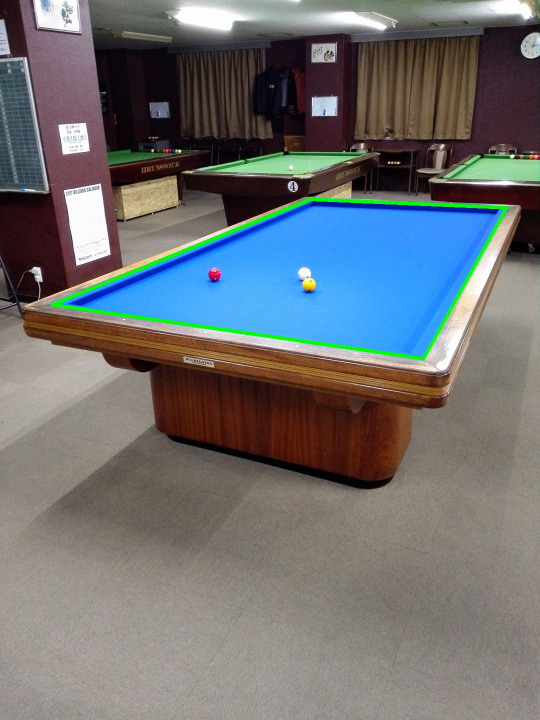
#> input picture table_with_corners.jpg, 1080 x 1440 px (shown at 1/2 size)
$ python -i get_corner_points.py   (imports and definitions only)
#> lines starting #> are read from the running program, lines starting #| are printed output that depends on the picture; after the words box and inside, x2 and y2 are one past the last pixel; in counts of white or black regions, pixels touching at a corner belong together
#> further down, picture is the input picture: shape (1440, 1080, 3); mean B, G, R 113.2, 111.6, 109.8
import cv2
import numpy as np

from constants import COLOR_RANGE

# 画像から、ビリヤード台の四隅を返す
def get_corner_points(cv_image_original):
    # この関数内で加工するため、コピーする
    cv_image = cv_image_original.copy()

    # 輪郭を検出するための準備：前処理としてマスク画像を取得する
    hsv = cv2.cvtColor(cv_image, cv2.COLOR_BGR2HSV)
#> hsv: shape (1440, 1080, 3); mean H, S, V 52.8, 82.1, 133.2
    lower_blue = np.array(COLOR_RANGE["table"]["lower"])  # 青色のHSV範囲の下限
    upper_blue = np.array(COLOR_RANGE["table"]["upper"])  # 青色のHSV範囲の上限191
    mask = cv2.inRange(hsv, lower_blue, upper_blue)
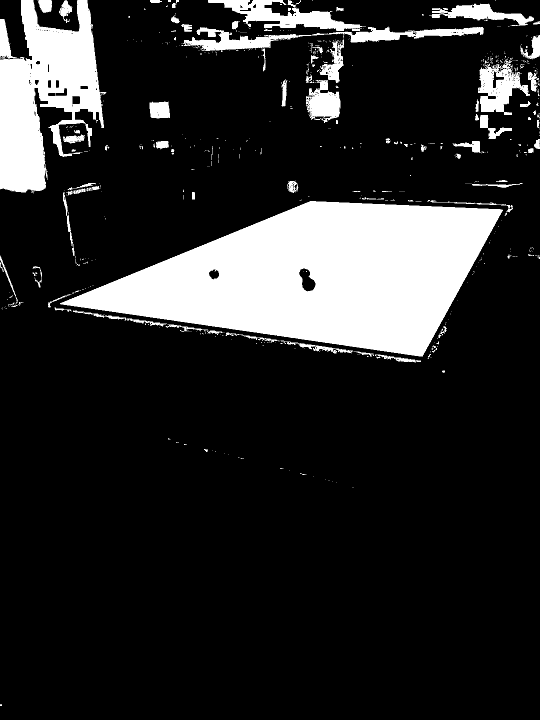
#> mask: shape (1440, 1080) (shown at 1/2 size); 16.4% white; 600 white regions (501 under 20 px)
    output_path = './tmp/corner_mask.jpg'
    cv2.imwrite(output_path, mask)
    contours, _ = cv2.findContours(mask.copy(), cv2.RETR_EXTERNAL, cv2.CHAIN_APPROX_SIMPLE)
#> contours = 597 contours, 522 with area under 20; largest, box (x1, y1, x2, y2) and area: (120, 402, 1006, 713) 158820, (0, 0, 213, 387) 45688, (365, 53, 968, 104) 8015, (416, 0, 732, 62) 7218, (956, 117, 1060, 230) 5970
    cv_image_contours = cv_image_original.copy()
    #for cont in contours:
    #    print(cont)
    #    cv2.circle(cv_image_contours, (int(cont[0]), int(cont[1])), 1, (0,255,0), 1)
    cv2.drawContours(cv_image_contours, contours, -1, (0,0,0), 1)
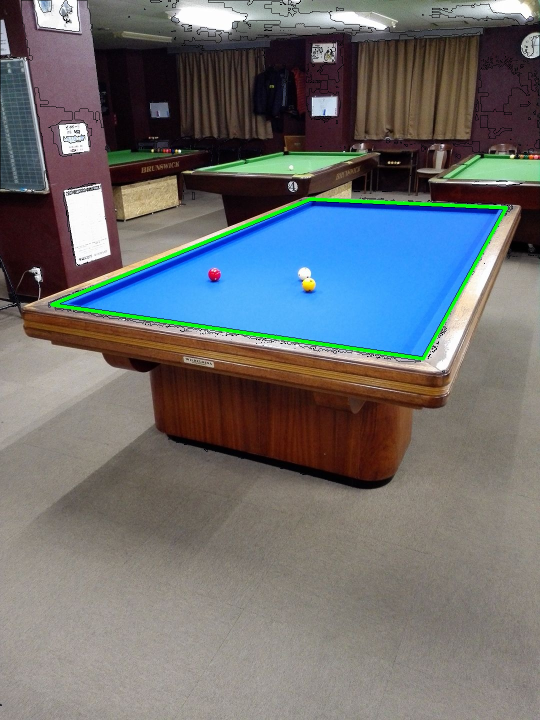
#> cv_image_contours: shape (1440, 1080, 3) (shown at 1/2 size); 1.13% of pixels changed, all inside (x1, y1, x2, y2) = (0, 0, 1080, 1412)
    output_path = './tmp/table_contours.jpg'
    cv2.imwrite(output_path, cv_image_contours)


    # 点を左上、右上、右下、左下の順に並べ替える関数
    # 1. Y座標の小さな上位２つが上、大きな上位２つが下
    # 2. そのうち、X座標の小さな方が左、大きな方が右
    def order_points(pts):
        top_corners = pts[np.argsort(pts[:,1])][:2]
        bottom_corners = pts[np.argsort(pts[:,1])][2:]

        # 上位2点のうち、X座標が小さいものを左上とし、大きいものを右上とする
        tl = top_corners[np.argmin(top_corners[:, 0])]
        tr = top_corners[np.argmax(top_corners[:, 0])]

        # 下位2点のうち、X座標が小さいものを左下とし、大きいものを右下とする
        bl = bottom_corners[np.argmin(bottom_corners[:, 0])]
        br = bottom_corners[np.argmax(bottom_corners[:, 0])]

        # 左上、右上、右下、左下の順に並び替えた配列を返す
        return np.array([tl, tr, br, bl])

    # 最大輪郭を見つける
    largest_contour = max(contours, key=cv2.contourArea)
#> largest_contour = contour of 723 points, box (x1, y1, x2, y2) (120, 402, 1006, 713), area 158820

    # 輪郭の近似を行い、四角形の頂点を見つける
    perimeter = cv2.arcLength(largest_contour, True)
#> perimeter = 2105.6
    epsilon = 0.02 * perimeter
#> epsilon = 42.11
    approx = cv2.approxPolyDP(largest_contour, epsilon, True)
#> approx = [[1005, 420], [620, 402], [120, 607], [845, 712]]

    assert len(approx) == 4, '角が４点見つかっていません！(' + str(len(approx)) + ')'
    # 近似した頂点が4つであれば、それらは四角形の角
    if len(approx) == 4:
        cv2.drawContours(cv_image, [approx], -1, (0, 255, 0), 1)  # 輪郭を緑色で描画
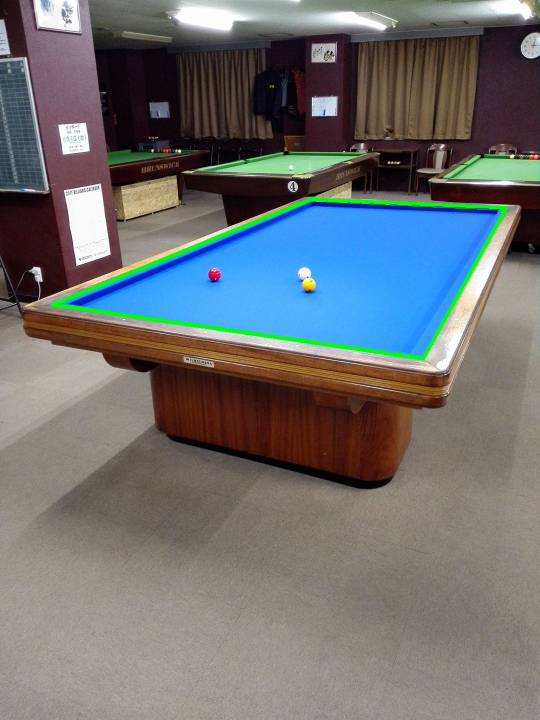
#> cv_image: shape (1440, 1080, 3) (shown at 1/2 size); 0.12% of pixels changed, all inside (x1, y1, x2, y2) = (120, 402, 1006, 713)
        approx = approx.reshape(4, 2)
        approx = order_points(approx)  # 頂点を並べ替える
#> in order_points, `top_corners = pts[np.argsort(pts[:,1])][:2]`: top_corners = [[620, 402], [1005, 420]]
#> in order_points, `bottom_corners = pts[np.argsort(pts[:,1])][2:]`: bottom_corners = [[120, 607], [845, 712]]
#> in order_points, `tl = top_corners[np.argmin(top_corners[:, 0])]`: tl = [620, 402]
#> in order_points, `tr = top_corners[np.argmax(top_corners[:, 0])]`: tr = [1005, 420]
#> in order_points, `bl = bottom_corners[np.argmin(bottom_corners[:, 0])]`: bl = [120, 607]
#> in order_points, `br = bottom_corners[np.argmax(bottom_corners[:, 0])]`: br = [845, 712]
#> approx = [[620, 402], [1005, 420], [845, 712], [120, 607]]

    # # 結果を保存
    output_path = './tmp/table_with_corners.jpg'
    cv2.imwrite(output_path, cv_image)

    # 出力された角の座標
    return np.array(approx.tolist())

>>> import cv2
>>> picture = cv2.imread('../table_with_corners.jpg')
>>> result = get_corner_points(picture)
#> result = [[620, 402], [1005, 420], [845, 712], [120, 607]]
